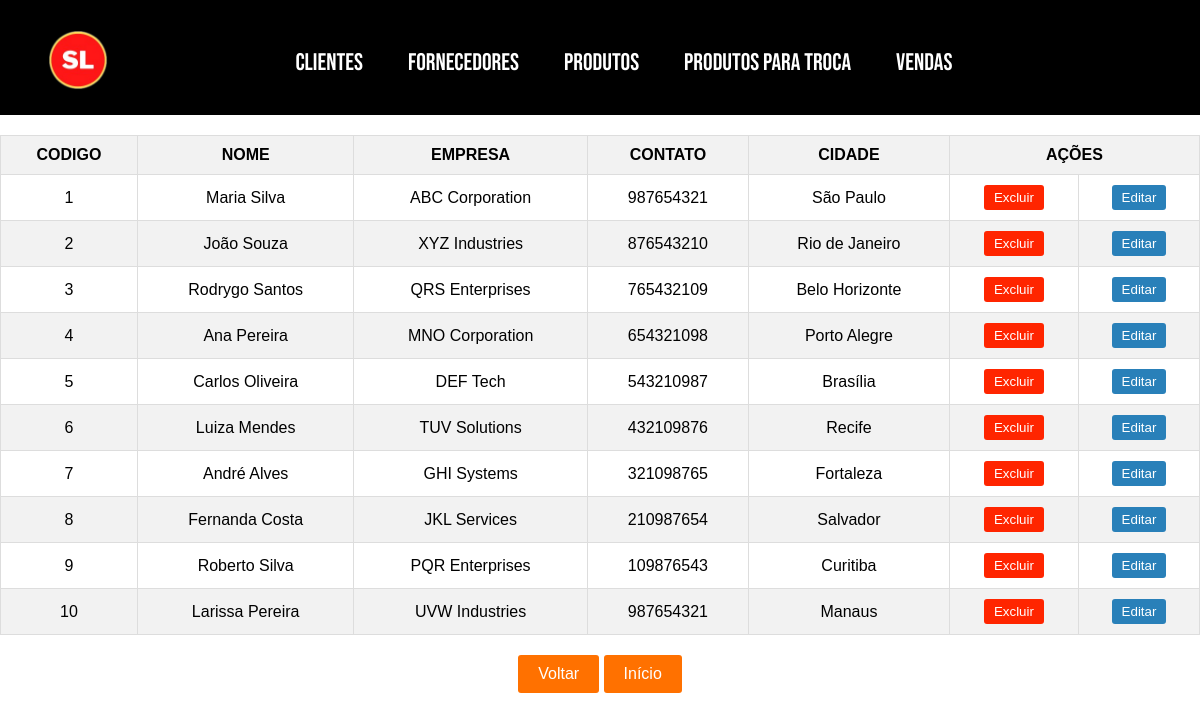
Screenshot of /Fornecedor/listaFornecedor.php with the database file from the repository.
### tables this page shows
CREATE TABLE Fornecedor (
    codigo INT AUTO_INCREMENT PRIMARY KEY,
    nome VARCHAR(255),
    empresa VARCHAR(255),
    contato INT,
    cidade VARCHAR(255)
);

### database/Conexao.php (called while the page is built)
<?php
class Conexao
{
    private static $dsn = 'mysql:host=localhost;dbname=supermercado;port=3306';
    private static $usuario = 'root';
    private static $senha = 'root';
    private static $conexao = null;
    public static function getConexao() : PDO
    {
        if (Conexao::$conexao == null){
            try {
                Conexao::$conexao = new PDO(Conexao::$dsn, Conexao::$usuario, Conexao::$senha);
            } catch (PDOException $e) {
                echo $e->getMessage();
            }
        }
        return Conexao::$conexao;
    }
    public static function getPreparedStatement($sql) : PDOStatement
    {
        $pst = null;
        if (Conexao::getConexao() != null) {
            try{
                $pst = Conexao::$conexao->prepare($sql);
            } catch (PDOException $e){
                echo $e->getMessage();
            }
        }
        return $pst;
    }
}

### database/DaoFornecedor.php (called while the page is built, shortened)
<?php
class DaoFornecedor
{
    public function listaTodos()
    {
        $pst = Conexao::getPreparedStatement('select * from Fornecedor;');
        $pst->execute();
        $lista = $pst->fetchAll(PDO::FETCH_ASSOC);
        return $lista;
    }
}

### Fornecedor/listaFornecedor.php (the view, shortened to what this page needs)
<!DOCTYPE html>
<html lang="en">
<head>
    <link rel="stylesheet" href="../styleLista.css">
</head>
<body>
<?php
        require_once('../barra.php');
    ?>
    <table border="1">
    <tr>
    <th>CODIGO</th>
    <th>NOME</th>
    <th>EMPRESA</th>
    <th>CONTATO</th>
    <th>CIDADE</th>
    <th colspan="2">AÇÕES</th>
</tr>
<?php
require_once '../database/Conexao.php';
require_once '../database/DaoFornecedor.php';
$daoFornecedor = new DaoFornecedor();
$lista = $daoFornecedor ->listaTodos();
foreach ($lista as $registro){
    echo '<tr>';
    echo '<td>' . $registro['codigo'] . '</td>';
    echo '<td>' . $registro['nome'] . '</td>';
    echo '<td>' . $registro['empresa'] . '</td>';
    echo '<td>' . $registro['contato'] . '</td>';
    echo '<td>' . $registro['cidade'] . '</td>';
    ?>
    <td>
    <form action="excluiFornecedor.php" method="post">
        <div class="botaoExcluir"><button>Excluir</button></div>
    </form>
    </td>
    <td>
    <form action="formAlteraFornecedor.php" method="post">
        <div class="botaoEditar"><button>Editar</button></div>
    </form>
    </td>
    <?php
    echo '</tr>';
}
?>
        </table>
        <div class="botaoVoltarInicio">
        <a href="../menu/Fornecedor.php"><button>Voltar</button></a>
        <a href="../"><button>Início</button></a>
        </div>
    </body>
</html>

### styleLista.css (style rules this page uses)
body { font-family: Arial, sans-serif; background-color: #f5f5f5; margin: 0; padding: 0; display: flex; flex-direction: column; align-items: center; justify-content: center; }
table { width: 100%; border-collapse: collapse; margin-top: 20px; }
th, td { padding: 10px; text-align: center; border: 1px solid #ddd; }
th { background-color: #f2f2f2; }
.botaoExcluir button { padding: 5px 10px; background-color: #FF2500; color: #fff; border: none; border-radius: 3px; cursor: pointer; transition: background-color 0.3s ease; }
.botaoEditar button { padding: 5px 10px; background-color: #2980b9; color: #fff; border: none; border-radius: 3px; cursor: pointer; transition: background-color 0.3s ease; }
.botaoVoltarInicio button { padding: 10px 20px; background-color: #FF7100; color: #fff; border: none; border-radius: 3px; cursor: pointer; transition: background-color 0.3s ease; margin-left: 20; font-size: 16px; margin-top: 20px; margin-bottom: 20px; }
a { text-decoration: none; margin-top: 10px; }
tr:nth-child(odd) { background-color: #f2f2f2; }

### barra.php (style rules this page uses)
* { margin: 0; padding: 0; box-sizing: border-box; }
body { background-color: #ffffff; }

### rows the page displays
fornecedor: codigo "1", nome "Maria Silva", empresa "ABC Corporation", contato "987654321", cidade "São Paulo"
fornecedor: codigo "2", nome "João Souza", empresa "XYZ Industries", contato "876543210", cidade "Rio de Janeiro"
fornecedor: codigo "3", nome "Rodrygo Santos", empresa "QRS Enterprises", contato "765432109", cidade "Belo Horizonte"
fornecedor: codigo "4", nome "Ana Pereira", empresa "MNO Corporation", contato "654321098", cidade "Porto Alegre"
fornecedor: codigo "5", nome "Carlos Oliveira", empresa "DEF Tech", contato "543210987", cidade "Brasília"
fornecedor: codigo "6", nome "Luiza Mendes", empresa "TUV Solutions", contato "432109876", cidade "Recife"
fornecedor: codigo "7", nome "André Alves", empresa "GHI Systems", contato "321098765", cidade "Fortaleza"
fornecedor: codigo "8", nome "Fernanda Costa", empresa "JKL Services", contato "210987654", cidade "Salvador"
fornecedor: codigo "9", nome "Roberto Silva", empresa "PQR Enterprises", contato "109876543", cidade "Curitiba"
fornecedor: codigo "10", nome "Larissa Pereira", empresa "UVW Industries", contato "987654321", cidade "Manaus"
